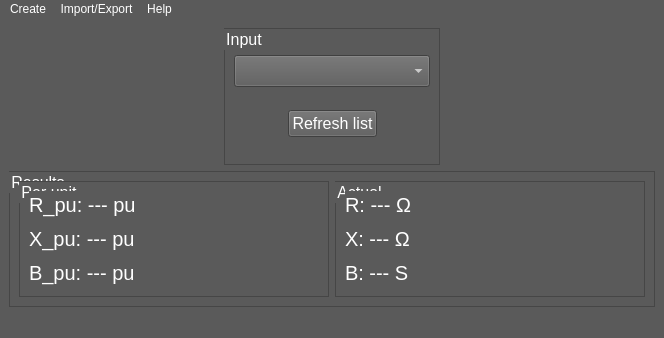
<?xml version="1.0" encoding="UTF-8"?>
<ui version="4.0">
 <class>MainWindow</class>
 <widget class="QMainWindow" name="MainWindow">
  <property name="geometry">
   <rect>
    <x>0</x>
    <y>0</y>
    <width>664</width>
    <height>338</height>
   </rect>
  </property>
  <property name="windowTitle">
   <string>Transmission Line Parameters Calculator</string>
  </property>
  <property name="styleSheet">
   <string notr="true">*:disabled {
	background-color:rgb(30, 30, 30);	
	color: rgb(127, 127, 127);
}
*{
	background-color: rgb(90, 90, 90);
	color: white;
}
QLabel:disabled {
	background-color: rgb(90, 90, 90);
}
QGroupBox{
	border: 1px solid rgb(70, 70, 70);
	margin-top: 1em;
	color: rgb(255, 255, 255);
}
QGroupBox:disabled {
	background-color: rgb(90, 90, 90);
}
QGroupBox::title {
	background-color: rgb(90, 90, 90);
    	top: -0.8em;
    	left: 1em;
}
QMenu::item{
	background-color: rgb(90, 90, 90);
	color: white;
}

QMenuBar::item:selected{
	color: cyan;
}
QMenu::item:selected {
	color: cyan;
}</string>
  </property>
  <widget class="QWidget" name="centralwidget">
   <layout class="QVBoxLayout" name="verticalLayout_4">
    <item>
     <layout class="QHBoxLayout" name="horizontalLayout_8">
      <item>
       <spacer name="horizontalSpacer_5">
        <property name="orientation">
         <enum>Qt::Horizontal</enum>
        </property>
        <property name="sizeHint" stdset="0">
         <size>
          <width>40</width>
          <height>20</height>
         </size>
        </property>
       </spacer>
      </item>
      <item>
       <widget class="QGroupBox" name="groupBox_4">
        <property name="font">
         <font>
          <pointsize>12</pointsize>
         </font>
        </property>
        <property name="title">
         <string>Input</string>
        </property>
        <layout class="QVBoxLayout" name="verticalLayout_3">
         <item>
          <layout class="QHBoxLayout" name="horizontalLayout_7">
           <item>
            <widget class="QComboBox" name="comboBox">
             <property name="font">
              <font>
               <pointsize>15</pointsize>
              </font>
             </property>
            </widget>
           </item>
          </layout>
         </item>
         <item>
          <layout class="QHBoxLayout" name="horizontalLayout_6">
           <item>
            <spacer name="horizontalSpacer">
             <property name="orientation">
              <enum>Qt::Horizontal</enum>
             </property>
             <property name="sizeHint" stdset="0">
              <size>
               <width>40</width>
               <height>20</height>
              </size>
             </property>
            </spacer>
           </item>
           <item>
            <widget class="QPushButton" name="btnRefresh">
             <property name="font">
              <font>
               <pointsize>12</pointsize>
              </font>
             </property>
             <property name="text">
              <string>Refresh list</string>
             </property>
            </widget>
           </item>
           <item>
            <spacer name="horizontalSpacer_2">
             <property name="orientation">
              <enum>Qt::Horizontal</enum>
             </property>
             <property name="sizeHint" stdset="0">
              <size>
               <width>40</width>
               <height>20</height>
              </size>
             </property>
            </spacer>
           </item>
          </layout>
         </item>
        </layout>
       </widget>
      </item>
      <item>
       <spacer name="horizontalSpacer_6">
        <property name="orientation">
         <enum>Qt::Horizontal</enum>
        </property>
        <property name="sizeHint" stdset="0">
         <size>
          <width>40</width>
          <height>20</height>
         </size>
        </property>
       </spacer>
      </item>
     </layout>
    </item>
    <item>
     <widget class="QGroupBox" name="groupBox_3">
      <property name="font">
       <font>
        <pointsize>12</pointsize>
       </font>
      </property>
      <property name="title">
       <string>Results</string>
      </property>
      <layout class="QHBoxLayout" name="horizontalLayout_5">
       <item>
        <widget class="QGroupBox" name="groupBox">
         <property name="font">
          <font>
           <pointsize>12</pointsize>
          </font>
         </property>
         <property name="title">
          <string>Per unit</string>
         </property>
         <layout class="QHBoxLayout" name="horizontalLayout_2">
          <item>
           <layout class="QHBoxLayout" name="horizontalLayout">
            <item>
             <layout class="QVBoxLayout" name="verticalLayout">
              <item>
               <widget class="QLabel" name="rpu">
                <property name="font">
                 <font>
                  <pointsize>15</pointsize>
                 </font>
                </property>
                <property name="text">
                 <string>R_pu: --- pu</string>
                </property>
               </widget>
              </item>
              <item>
               <widget class="QLabel" name="xpu">
                <property name="font">
                 <font>
                  <pointsize>15</pointsize>
                 </font>
                </property>
                <property name="text">
                 <string>X_pu: --- pu</string>
                </property>
               </widget>
              </item>
              <item>
               <widget class="QLabel" name="bpu">
                <property name="font">
                 <font>
                  <pointsize>15</pointsize>
                 </font>
                </property>
                <property name="text">
                 <string>B_pu: --- pu</string>
                </property>
               </widget>
              </item>
             </layout>
            </item>
           </layout>
          </item>
         </layout>
        </widget>
       </item>
       <item>
        <widget class="QGroupBox" name="groupBox_2">
         <property name="font">
          <font>
           <pointsize>12</pointsize>
          </font>
         </property>
         <property name="title">
          <string>Actual</string>
         </property>
         <layout class="QHBoxLayout" name="horizontalLayout_3">
          <item>
           <layout class="QHBoxLayout" name="horizontalLayout_4">
            <item>
             <layout class="QVBoxLayout" name="verticalLayout_2">
              <item>
               <widget class="QLabel" name="lbl_r">
                <property name="font">
                 <font>
                  <pointsize>15</pointsize>
                 </font>
                </property>
                <property name="text">
                 <string>R: --- Ω</string>
                </property>
               </widget>
              </item>
              <item>
               <widget class="QLabel" name="lbl_x">
                <property name="font">
                 <font>
                  <pointsize>15</pointsize>
                 </font>
                </property>
                <property name="text">
                 <string>X: --- Ω</string>
                </property>
               </widget>
              </item>
              <item>
               <widget class="QLabel" name="lbl_b">
                <property name="font">
                 <font>
                  <pointsize>15</pointsize>
                 </font>
                </property>
                <property name="text">
                 <string>B: --- S</string>
                </property>
               </widget>
              </item>
             </layout>
            </item>
           </layout>
          </item>
         </layout>
        </widget>
       </item>
      </layout>
     </widget>
    </item>
   </layout>
  </widget>
  <widget class="QMenuBar" name="menubar">
   <property name="geometry">
    <rect>
     <x>0</x>
     <y>0</y>
     <width>664</width>
     <height>21</height>
    </rect>
   </property>
   <widget class="QMenu" name="menuImport_Export">
    <property name="title">
     <string>Import/Export</string>
    </property>
    <addaction name="actionTxt_to_json"/>
    <addaction name="actionJson_to_txt"/>
   </widget>
   <widget class="QMenu" name="menuCreate">
    <property name="title">
     <string>Create</string>
    </property>
    <addaction name="actionMake_F_le"/>
   </widget>
   <widget class="QMenu" name="menuHelp">
    <property name="title">
     <string>Help</string>
    </property>
    <addaction name="actionDisplay_online_documentation"/>
    <addaction name="actionOffline_help"/>
   </widget>
   <addaction name="menuCreate"/>
   <addaction name="menuImport_Export"/>
   <addaction name="menuHelp"/>
  </widget>
  <widget class="QStatusBar" name="statusbar"/>
  <action name="actionTxt_to_json">
   <property name="text">
    <string>Txt to json</string>
   </property>
  </action>
  <action name="actionJson_to_txt">
   <property name="text">
    <string>Json to txt</string>
   </property>
  </action>
  <action name="actionMake_F_le">
   <property name="text">
    <string>Make Fİle</string>
   </property>
  </action>
  <action name="actionDisplay_online_documentation">
   <property name="text">
    <string>Online documentation</string>
   </property>
  </action>
  <action name="actionOffline_help">
   <property name="text">
    <string>Offline help</string>
   </property>
  </action>
 </widget>
 <resources/>
 <connections/>
</ui>
